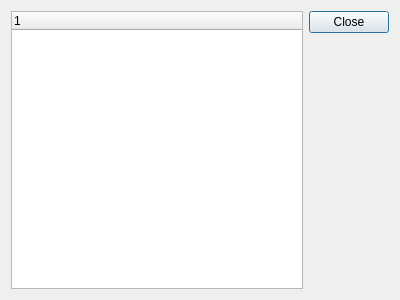
<?xml version="1.0" encoding="UTF-8"?>
<ui version="4.0">
 <class>AboutPluginsDialog</class>
 <widget class="QDialog" name="AboutPluginsDialog">
  <property name="geometry">
   <rect>
    <x>0</x>
    <y>0</y>
    <width>400</width>
    <height>300</height>
   </rect>
  </property>
  <property name="windowTitle">
   <string>About Plugins</string>
  </property>
  <layout class="QHBoxLayout" name="horizontalLayout">
   <item>
    <widget class="QTreeWidget" name="treeWidget">
     <column>
      <property name="text">
       <string notr="true">1</string>
      </property>
     </column>
    </widget>
   </item>
   <item>
    <widget class="QDialogButtonBox" name="buttonBox">
     <property name="orientation">
      <enum>Qt::Vertical</enum>
     </property>
     <property name="standardButtons">
      <set>QDialogButtonBox::Close</set>
     </property>
    </widget>
   </item>
  </layout>
 </widget>
 <resources/>
 <connections>
  <connection>
   <sender>buttonBox</sender>
   <signal>accepted()</signal>
   <receiver>AboutPluginsDialog</receiver>
   <slot>accept()</slot>
   <hints>
    <hint type="sourcelabel">
     <x>248</x>
     <y>254</y>
    </hint>
    <hint type="destinationlabel">
     <x>157</x>
     <y>274</y>
    </hint>
   </hints>
  </connection>
  <connection>
   <sender>buttonBox</sender>
   <signal>rejected()</signal>
   <receiver>AboutPluginsDialog</receiver>
   <slot>reject()</slot>
   <hints>
    <hint type="sourcelabel">
     <x>316</x>
     <y>260</y>
    </hint>
    <hint type="destinationlabel">
     <x>286</x>
     <y>274</y>
    </hint>
   </hints>
  </connection>
 </connections>
</ui>
